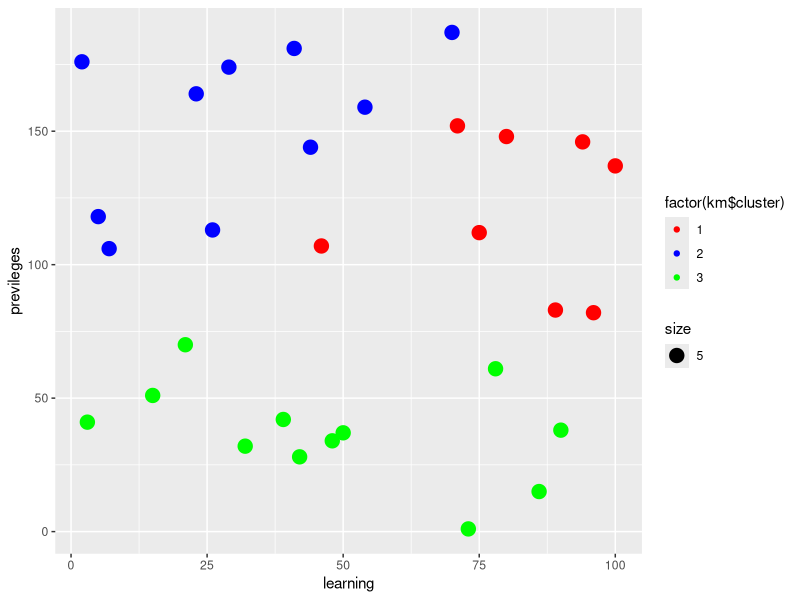

This chart was generated by the following R code:
kmeans1<-function()
{

library(ggplot2)
learning <-sample(1:100,30)
previleges <-sample (1:200,30)

kmeans_data <- data.frame(learning,previleges)
print(kmeans_data)
sskm<-kmeans_data[c(1:30),]
km<-kmeans(sskm,3,nstart=20)

gg<-ggplot(sskm)+
  geom_point(aes(x=learning,y=previleges,color =factor(km$cluster),size=5))+
  scale_color_manual( values=c("red", "blue", "green"))

print(gg)
print(km)
}

kmeans1();








